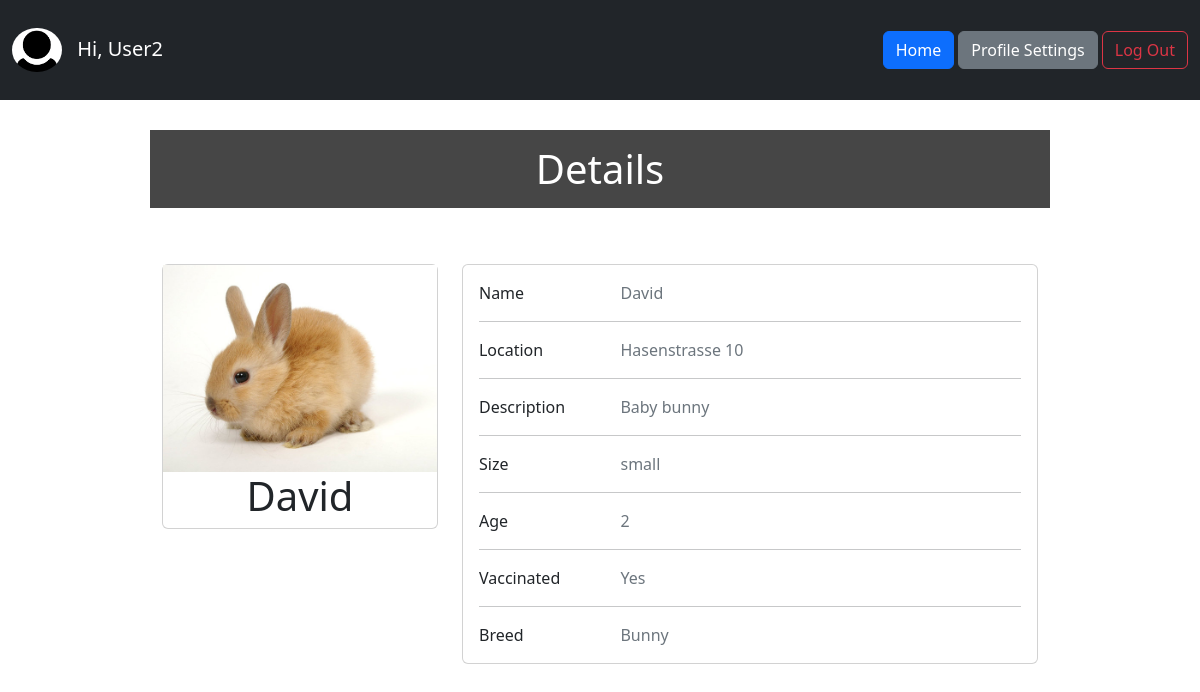
Screenshot of /pets/details.php?petId=2 (signed in) with the database file from the repository.
### tables this page shows
CREATE TABLE `users` (
  `id` int(11) NOT NULL,
  `first_name` varchar(255) NOT NULL,
  `last_name` varchar(255) NOT NULL,
  `password` varchar(255) NOT NULL,
  `email` varchar(255) NOT NULL,
  `phone_number` varchar(255) NOT NULL,
  `address` varchar(255) NOT NULL,
  `picture` varchar(255) DEFAULT NULL,
  `status` varchar(10) NOT NULL DEFAULT 'user'
);

CREATE TABLE `pets` (
  `id` int(11) NOT NULL,
  `name` varchar(50) NOT NULL,
  `location` varchar(30) NOT NULL,
  `description` varchar(255) NOT NULL,
  `size` varchar(20) NOT NULL,
  `age` int(11) NOT NULL,
  `vaccinated` varchar(5) NOT NULL,
  `breed` varchar(50) NOT NULL,
  `picture` varchar(255) DEFAULT NULL
);

### pets/details.php (the view, shortened to what this page needs)
<?php
require_once '../components/db_connect.php';
$id = $_GET['petId'];
$sql = "SELECT * FROM pets WHERE id = $id";
$result = mysqli_query($connect, $sql);
$data = mysqli_fetch_assoc($result);
if (mysqli_num_rows($result) == 1) {
    $name = $data['name'];
    $location = $data['location'];
    $description = $data['description'];
    $size = $data['size'];
    $age = $data['age'];
    $vaccinated = $data['vaccinated'];
    $breed = $data['breed'];
    $picture = $data['picture'];
} else {
    header("location: error.php");
}
$query = "SELECT * FROM users WHERE id={$_SESSION['user']}";
$result = mysqli_query($connect, $query);
$row = mysqli_fetch_assoc($result);
$fname = $row['first_name'];
$pic = $row['picture'];
?>
<!DOCTYPE html>
<html lang="en">
<head>
    <?php require_once '../components/boot.php' ?>
    <link rel="stylesheet" href="../css/style.css">
</head>
<body>
    <nav class="navbar navbar-expand-lg navbar-dark bg-dark" style="height: 100px;">
        <div class="container-fluid">
            <a class="navbar-brand" href="#">
                <img src="../pictures/<?= $pic ?>" alt=" avatar" class="rounded-circle img-fluid" style="width: 50px; margin-right: 10px;">
                Hi, <?= $fname ?>
            </a>
            <div class="navbar-nav">
                <a class=" btn btn-primary ms-1" href="../home.php?id=<?= $_SESSION['user'] ?>">Home</a>
                <a class=" btn btn-secondary ms-1" href="../update.php?id=<?= $_SESSION['user'] ?>">Profile Settings</a>
                <a class="btn btn-outline-danger ms-1" href="../logout.php?logout">Log Out</a>
            </div>
        </div>
    </nav>
    <div class="manageProduct w-75 mt-3">
        <p class='h1 text-center heading-pet'>Details</p>
        <div class="container py-5 h100">
            <div class="row">
                <div class="col-lg-4">
                    <div class="card mb-4">
                        <div class="text-center">
                            <img src="../pictures/<?= $picture ?>" alt=" avatar" class="img-fluid" style="width: 100%;">
                            <h1><?= $name ?></h1>
                        </div>
                    </div>
                </div>
                <div class="col-lg-8">
                    <div class="card card-body ">
                        <div class="row">
                            <div class="col-sm-3">
                                <p class="mb-0">Name</p>
                            </div>
                            <div class="col-sm-9">
                                <p class="text-muted mb-0"><?= $name ?></p>
                            </div>
                        </div>
                        <hr>
                        <div class="row">
                            <div class="col-sm-3">
                                <p class="mb-0">Location</p>
                            </div>
                            <div class="col-sm-9">
                                <p class="text-muted mb-0"><?= $location ?></p>
                            </div>
                        </div>
                        <hr>
                        <div class="row">
                            <div class="col-sm-3">
                                <p class="mb-0">Description</p>
                            </div>
                            <div class="col-sm-9">
                                <p class="text-muted mb-0"><?= $description ?></p>
                            </div>
                        </div>
                        <hr>
                        <div class="row">
                            <div class="col-sm-3">
                                <p class="mb-0">Size</p>
                            </div>
                            <div class="col-sm-9">
                                <p class="text-muted mb-0"><?= $size ?></p>
                            </div>
                        </div>
                        <hr>
                        <div class="row">
                            <div class="col-sm-3">
                                <p class="mb-0">Age</p>
                            </div>
                            <div class="col-sm-9">
                                <p class="text-muted mb-0"><?= $age ?></p>
                            </div>
                        </div>
                        <hr>
                        <div class="row">
                            <div class="col-sm-3">
                                <p class="mb-0">Vaccinated</p>
                            </div>
                            <div class="col-sm-9">
                                <p class="text-muted mb-0"><?= $vaccinated ?></p>
                            </div>
                        </div>
                        <hr>
                        <div class="row">
                            <div class="col-sm-3">
                                <p class="mb-0">Breed</p>
                            </div>
                            <div class="col-sm-9">
                                <p class="text-muted mb-0"><?= $breed ?></p>
                            </div>
                        </div>
                    </div>
                </div>
            </div>
        </div>
    </div>
</body>
</html>

### css/style.css (style rules this page uses)
.heading-pet { color: #ffffff; background: rgba(0, 0, 0, 0.726); padding: 15px; margin-top: 30px; }

### pets/details.php (style rules this page uses)
.manageProduct { margin: auto; }

### rows the page displays
users: picture (picture), first_name "User2"
pets: picture (picture), name "David", location "Hasenstrasse 10", description "Baby bunny", size "small", age "2", vaccinated "Yes", breed "Bunny"
